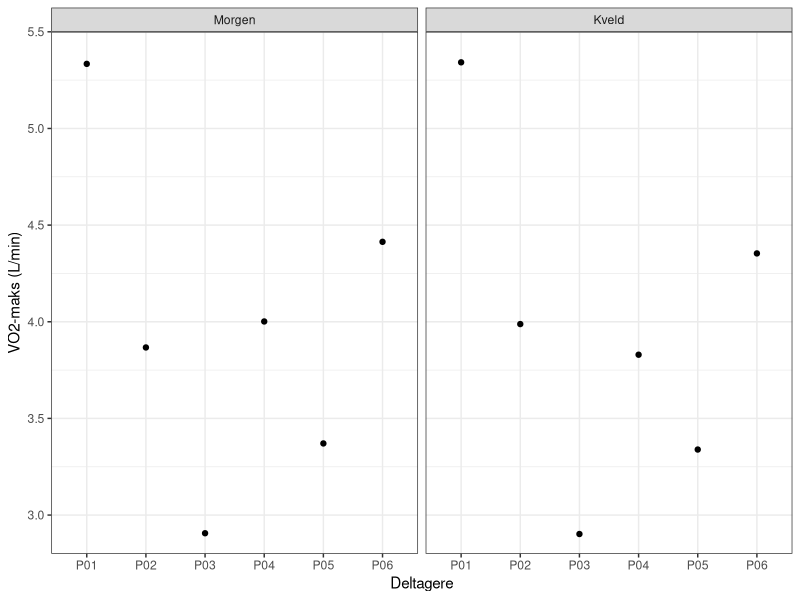
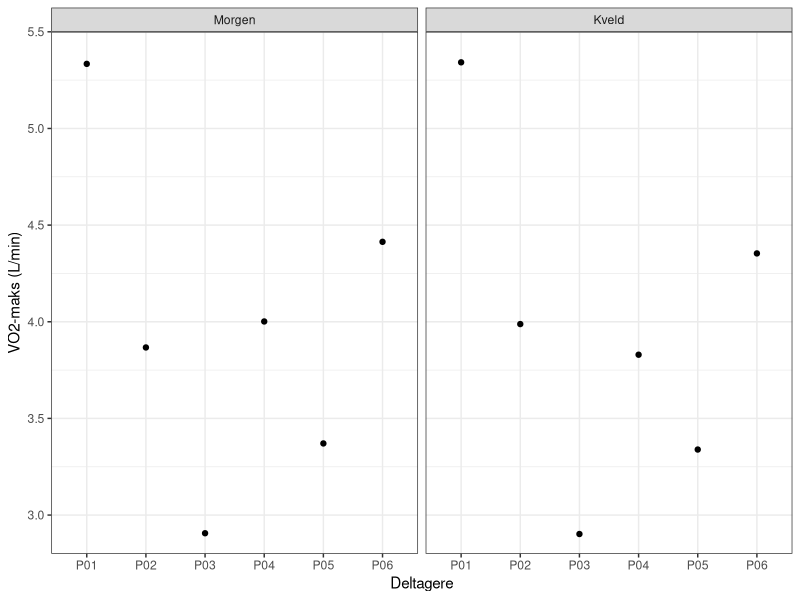
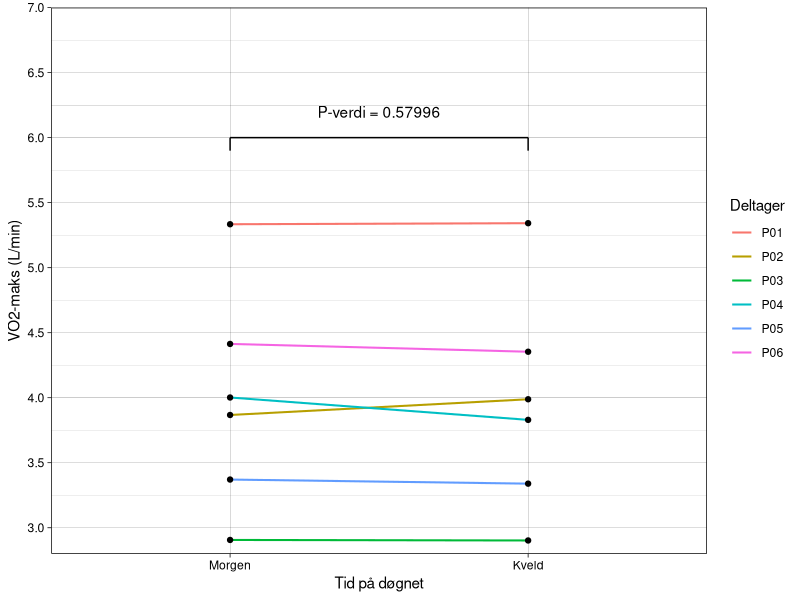

The R source for these figures, in order:
## ---- chunk 1
library(tidyverse)
library(knitr)
library(readxl)

raadata <- read_excel("data/raa/raadata_vo2maks.xlsx")

tabell_deltakere <- raadata |> 
  select(deltager,
         kjonn,
         alder) |>  
  
  distinct() |> 
  
  mutate(kjonn = if_else(kjonn == "m", "Mann", "Kvinne"))

kable(
  tabell_deltakere,
  format = "latex",
  col.names = c("Deltaker", "Kjønn", "Alder (år)"),
  booktabs = TRUE,
  linesep = "") 
## ---- chunk 2
#| label: fig-vo2maks
#| fig-cap: "Forskjell i VO2 maks mellom morgen og kveld"

#FORSLAG 1
behandlede_data <- read.csv("data/behandlet/behandlet_vo2maks.csv")

behandlede_data <- behandlede_data |> 
  mutate(starttidspunkt = factor(starttidspunkt, levels = c("Morgen", "Kveld")))

figur_resultater <- ggplot(data = behandlede_data,
                 aes(deltager, VO2_maks_abs/1000)) +
  
  geom_point(size = 1.5,
color = "black") + 
  
  facet_wrap(~ starttidspunkt) +
  
  labs(
    x = "Deltagere",
    y = "VO2-maks (L/min)") + 
  
  scale_y_continuous(
    limits = c(2.8, 5.5),
    breaks = seq(2.5, 5.5, by = 0.5),
    expand = c(0, 0)) + 
  
  theme_bw()

print(figur_resultater)

ggsave("figurer/figur-vo2maks.png", figur_resultater, 
       width = 12, height = 9, units = "cm")
## ---- chunk 3
library(tidyverse)
library(knitr)
library(readxl)
#| label: fig-vo2maks3
#| fig-cap: "Forskjell i VO2 maks mellom morgen og kveld"

#FORSLAG 2
tabell <- read.csv("data/behandlet/behandlet_vo2maks.csv")

mod <- lm(VO2_maks_abs ~ starttidspunkt + deltager, data = tabell)
pval <- round(coef(summary(mod))[2, 4], 5)


tabell <- tabell |> 
  mutate(starttidspunkt = factor(starttidspunkt, levels = c("Morgen", "Kveld")))

fig_resultater <- ggplot(data = tabell,
                 aes(x = starttidspunkt, y = VO2_maks_abs/1000, group = deltager, color = deltager)) +
  
  geom_line(linewidth = 0.7) + 
  
  geom_point(size = 1.5,
             color = "black",
             fill = "grey") + 
  
  labs(
    x = "Tid på døgnet",
    y = "VO2-maks (L/min)",
    
    color = "Deltager") + 
  
  scale_y_continuous(
    limits = c(2.8, 7.0),
    breaks = seq(2.5, 7.0, by = 0.5),
    expand = c(0, 0)) + 
  
  theme_linedraw() +
  
  annotate("segment", x = 1, xend = 2, y = 6, yend = 6) + 
  annotate("segment",
           x = c(1, 2), 
           xend = c(1, 2),
           y = c(6, 6),
           yend = c(5.9, 5.9)) + 
  
  annotate("text", label = paste0("P-verdi = ", pval),
           x = 1.5, y = 6.2)

ggsave("figurer/figur-vo2maks2.png", fig_resultater, 
       width = 12, height = 9, units = "cm")
